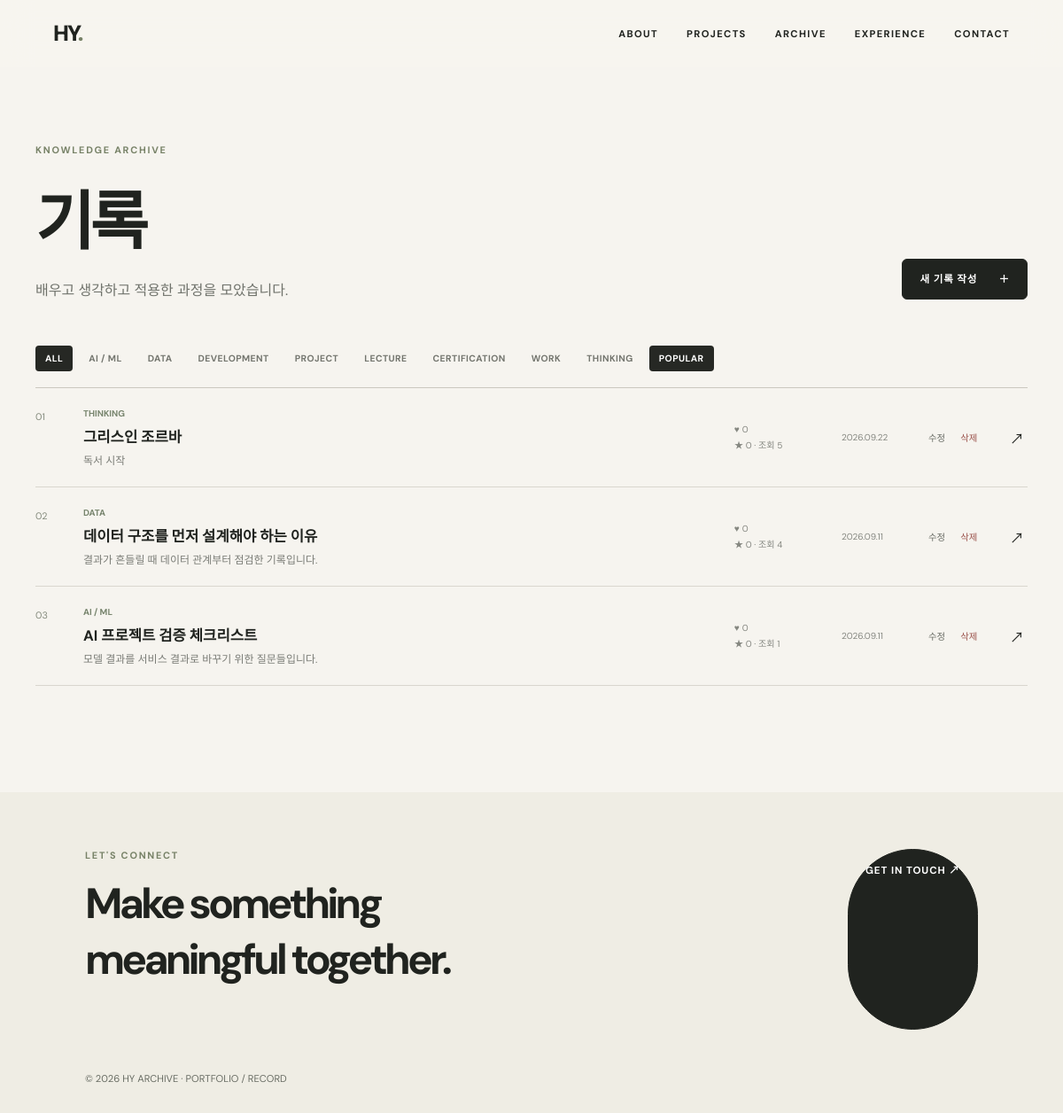
Screenshot of /records?category=ALL&sort=popular with the database file from the repository.
### models.py (models this page shows)
class TimestampMixin:
    created_at = db.Column(db.DateTime, default=datetime.utcnow)
    updated_at = db.Column(db.DateTime, default=datetime.utcnow, onupdate=datetime.utcnow)

class Archive(TimestampMixin, db.Model):
    id = db.Column(db.Integer, primary_key=True)
    title = db.Column(db.String(200), nullable=False)
    category = db.Column(db.String(80), nullable=False)
    summary = db.Column(db.Text)
    content = db.Column(db.Text)
    tags = db.Column(db.String(400))
    thumbnail = db.Column(db.String(400))
    source_type = db.Column(db.String(80))
    source_url = db.Column(db.String(400))
    is_featured = db.Column(db.Boolean, default=False, nullable=False)
    is_pinned = db.Column(db.Boolean, default=False, nullable=False)
    view_count = db.Column(db.Integer, default=0, nullable=False)
    like_count = db.Column(db.Integer, default=0, nullable=False)
    recommendation_count = db.Column(db.Integer, default=0, nullable=False)
    comments = db.relationship("RecordComment", backref="record", cascade="all, delete-orphan", lazy=True)

### app.py (the view)
@app.route("/records")
def records():
    query, category, sort = record_query()
    return render_template("records/list.html", records=query.all(), category=category, sort=sort)

### app.py (called while the page is built)
@app.context_processor
def globals_for_templates():
    return {"profile": Profile.query.first(), "project_count": Project.query.count(), "archive_count": Archive.query.count(), "skill_count": Skill.query.count()}

def record_query():
    sort = request.args.get("sort", "latest")
    query = Archive.query
    if sort == "popular": query = query.order_by(Archive.recommendation_count.desc(), Archive.like_count.desc(), Archive.view_count.desc(), Archive.created_at.desc())
    else: query = query.order_by(Archive.is_pinned.desc(), Archive.created_at.desc())
    category = request.args.get("category", "ALL")
    if category != "ALL": query = query.filter_by(category=category)
    return query, category, sort

@app.before_request
def protect_admin():
    if request.path.startswith("/admin") and request.endpoint != "admin_login" and not session.get("admin"): return redirect(url_for("admin_login"))

### templates/records/list.html (shortened to what this page needs)
{% extends 'base.html' %}
{% block body_class %}records-page record-list-page{% endblock %}
{% block head %}<link rel="stylesheet" href="{{ url_for('static', filename='css/records.css') }}">{% endblock %}
{% block content %}
<main class="records-index">
  <header class="records-header"><div><p class="eyebrow">KNOWLEDGE ARCHIVE</p><h1>기록</h1><p>배우고 생각하고 적용한 과정을 모았습니다.</p></div><a class="button dark" href="{{ url_for('new_record') }}">새 기록 작성 <span>＋</span></a></header>
  <nav class="record-filters" aria-label="기록 필터">{% for cat in ['ALL','AI / ML','DATA','DEVELOPMENT','PROJECT','LECTURE','CERTIFICATION','WORK','THINKING'] %}<a class="{% if category == cat %}active{% endif %}" href="{{ url_for('records', category=cat, sort=sort) }}">{{ cat }}</a>{% endfor %}<a class="{% if sort == 'popular' %}active{% endif %}" href="{{ url_for('records', category=category, sort='popular') }}">POPULAR</a></nav>
  <section class="records-table">
    {% for item in records %}
    <article class="record-row">
      <span class="row-number">{{ '%02d'|format(loop.index) }}</span>
      <span class="row-content"><small>{% if item.is_pinned %}PINNED · {% endif %}{{ item.category }}</small><strong><a href="{{ url_for('record_detail', record_id=item.id) }}">{{ item.title }}</a></strong>{% if item.summary %}<span>{{ item.summary }}</span>{% endif %}</span>
      <span class="row-stats">♥ {{ item.like_count }}<br>★ {{ item.recommendation_count }} · 조회 {{ item.view_count }}</span>
      <time>{{ item.created_at.strftime('%Y.%m.%d') }}</time>
      <span class="row-actions"><a href="{{ url_for('edit_record', record_id=item.id) }}">수정</a><form method="post" action="{{ url_for('delete_record', record_id=item.id) }}" onsubmit="return confirm('이 기록을 삭제할까요? 삭제 후에는 복구할 수 없습니다.');"><button type="submit">삭제</button></form></span>
      <a class="row-arrow" href="{{ url_for('record_detail', record_id=item.id) }}" aria-label="{{ item.title }} 상세 보기">↗</a>
    </article>
    {% else %}<p class="records-empty">아직 기록이 없습니다. 첫 번째 기록을 작성해보세요.</p>{% endfor %}
  </section>
</main>
{% endblock %}

### static/css/style.css (style rules this page uses)
:root { --bg:#f7f5ef;--surface:#fff;--soft:#efede4;--text:#20231f;--muted:#696d64;--olive:#778267;--dark:#606c54;--border:#dddccf }
* { box-sizing:border-box }
html { scroll-behavior:smooth }
body { margin:0;background:var(--bg);color:var(--text);font-family:'DM Sans','Noto Sans KR',sans-serif }
a { color:inherit;text-decoration:none }
nav { display:flex;gap:2rem;font-size:.7rem;font-weight:700;letter-spacing:.12em }
.eyebrow { color:var(--olive);font-size:.68rem;font-weight:700;letter-spacing:.16em;margin:0 0 1rem;text-transform:uppercase }
.button { display:inline-flex;padding:.85rem 1.2rem;border:1px solid var(--border);border-radius:999px;font:inherit;font-size:.72rem;font-weight:700;letter-spacing:.08em;background:transparent;cursor:pointer }
.button.dark { background:var(--text);color:#fff;border-color:var(--text) }

### static/css/records.css (style rules this page uses)
.records-page { background:#f6f4ef }
.records-index,.record-detail { width:min(100% - 48px,1120px);margin:0 auto;padding:86px 0 120px }
.records-header { display:flex;align-items:end;justify-content:space-between;gap:30px;margin-bottom:52px }
.records-header h1 { margin:0;font-size:clamp(2.6rem,6vw,4.8rem);letter-spacing:-.07em }
.records-header>div>p:last-child { margin:16px 0 0;color:#70736c }
.records-header>.button { border-radius:6px;gap:24px }
.record-filters { display:flex;gap:7px;overflow-x:auto;padding:0 0 18px;border-bottom:1px solid #cbc8bf;scrollbar-width:thin }
.record-filters a { flex:none;padding:8px 11px;border-radius:4px;color:#74766f;font-size:.65rem;font-weight:700;letter-spacing:.04em }
.record-filters a:hover,.record-filters a.active { background:#262824;color:#fff }
.record-row { display:grid;grid-template-columns:38px minmax(0,1fr) 105px 76px 82px 20px;gap:16px;align-items:center;min-height:112px;border-bottom:1px solid #d9d6ce;transition:background .2s ease,padding .2s ease }
.row-number { align-self:start;padding-top:25px;color:#858b7d;font-size:.68rem }
.row-content { min-width:0;display:flex;flex-direction:column }
.row-content small { margin-bottom:7px;color:#78856e;font-size:.62rem;font-weight:700 }
.row-content strong { font-size:1.04rem;white-space:nowrap;overflow:hidden;text-overflow:ellipsis }
.row-content>span { margin-top:6px;color:#7a7c76;font-size:.75rem;white-space:nowrap;overflow:hidden;text-overflow:ellipsis }
.row-stats,.record-row time { color:#858780;font-size:.63rem;line-height:1.7 }
.row-actions { display:flex;gap:5px;align-items:center }
.row-actions form { margin:0 }
.row-actions a,.row-actions button { padding:6px;border:0;background:transparent;color:#686b64;font:inherit;font-size:.65rem;cursor:pointer }
.row-actions button { color:#9a514a }
.row-arrow { font-size:1rem }

### rows the page displays
Archive: index "01", category "THINKING", title "그리스인 조르바", summary "독서 시작", like_count "0", recommendation_count "0", view_count "5", created_at "2026.09.22"
Archive: index "02", category "DATA", title "데이터 구조를 먼저 설계해야 하는 이유", summary "결과가 흔들릴 때 데이터 관계부터 점검한 기록입니다.", like_count "0", recommendation_count "0", view_count "4", created_at "2026.09.11"
Archive: index "03", category "AI / ML", title "AI 프로젝트 검증 체크리스트", summary "모델 결과를 서비스 결과로 바꾸기 위한 질문들입니다.", like_count "0", recommendation_count "0", view_count "1", created_at "2026.09.11"

### other values shown
{{ cat }} "ALL" "AI / ML" "DATA" "DEVELOPMENT" "PROJECT" "LECTURE" "CERTIFICATION" "WORK" "THINKING"
